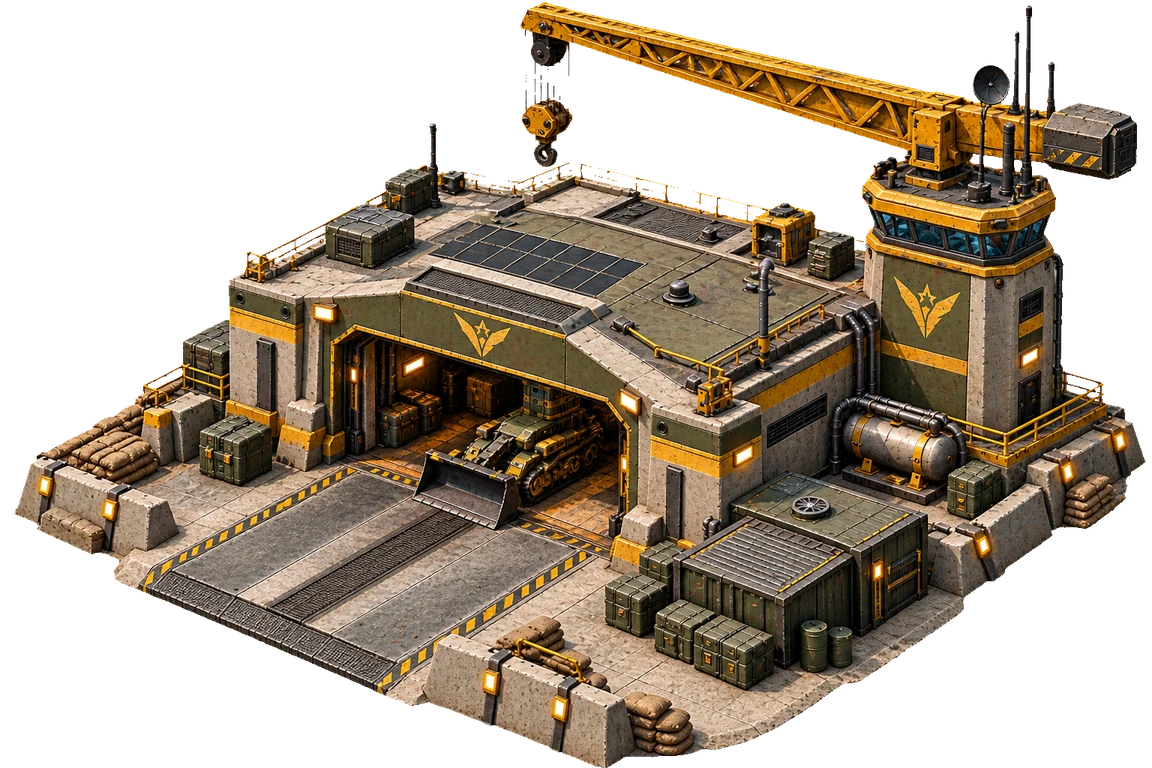
#> input picture game/art/S01-vanguard.webp, 1152 x 768 px; its folder holds only this picture in this run
$ python process_batch.py S01-vanguard.webp S02-vanguard.webp 1.0
#> lines starting #> are read from the running program, lines starting #| are printed output that depends on the picture; after the words box and inside, x2 and y2 are one past the last pixel; in counts of white or black regions, pixels touching at a corner belong together
"""Cut a white-background building image (from the ChatGPT PDFs) out and print its ART entry.

usage: python3 process_batch.py <input.jpg> <name> <fit_tiles>
The pictures are isometric. fit_tiles is the footprint width the picture's base should span
(the base is drawn exactly that wide). ax, ay = midpoint of the base's left and right corners.
"""
import os
import sys

import numpy as np
from PIL import Image, ImageDraw, ImageFilter

src, name, fit = sys.argv[1], sys.argv[2], float(sys.argv[3])
here = os.path.dirname(os.path.abspath(__file__))
im = Image.open(src).convert('RGB')
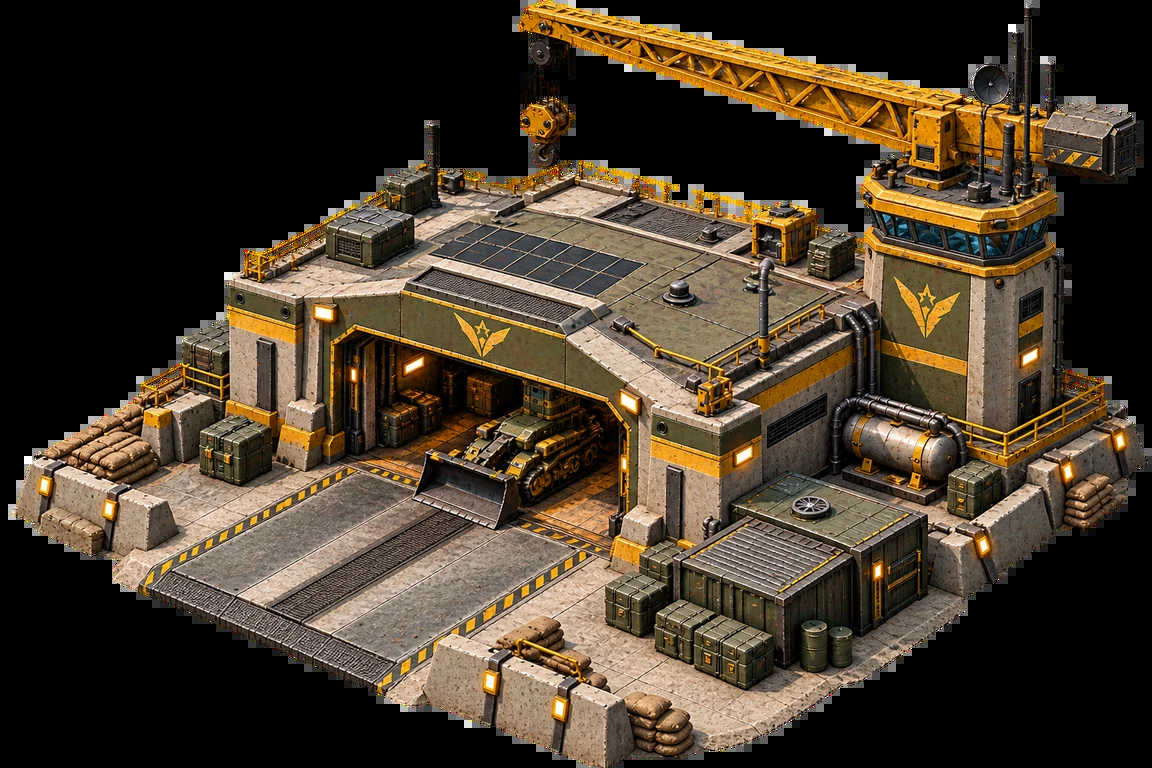
#> im: PIL image 1152x768 RGB; mean R, G, B 70.5, 58.1, 42.5
im.save(os.path.join(here, 'source', f'{name}-original.png'))
a = np.array(im).astype(np.int16)
mn, mx = a.min(axis=2), a.max(axis=2)
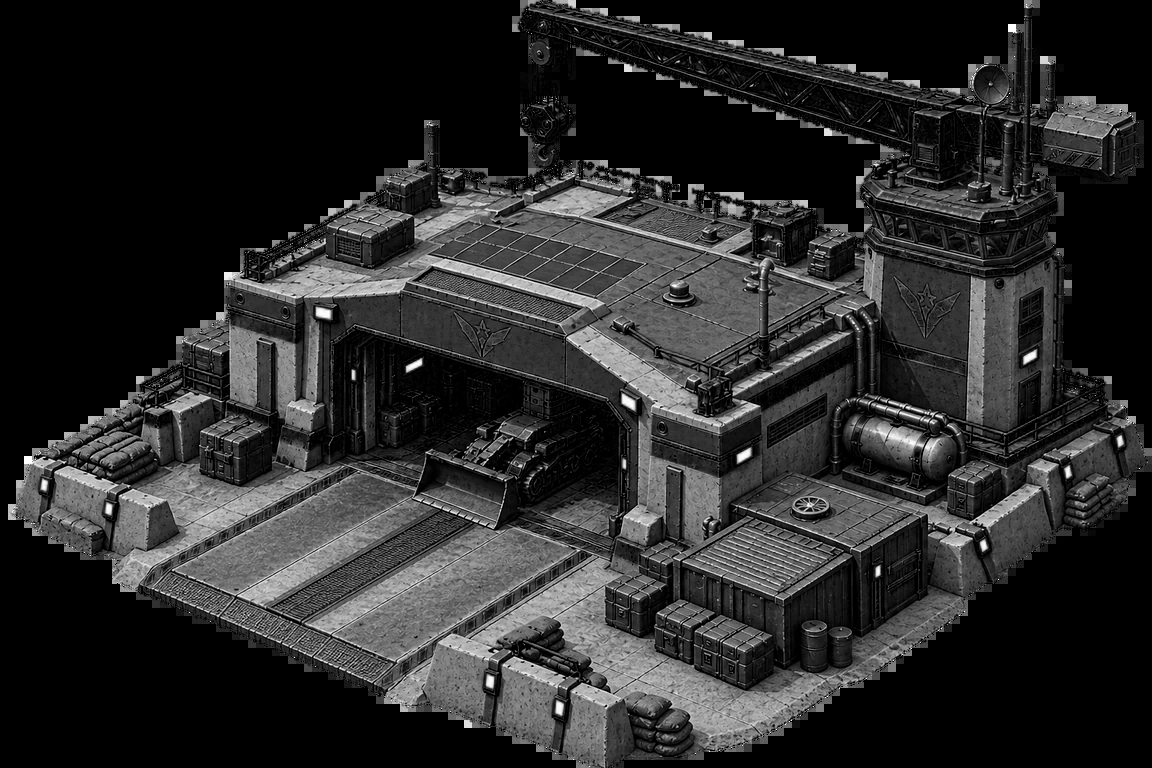
#> mn: shape (768, 1152) int16; min 0, max 255, mean 42.3
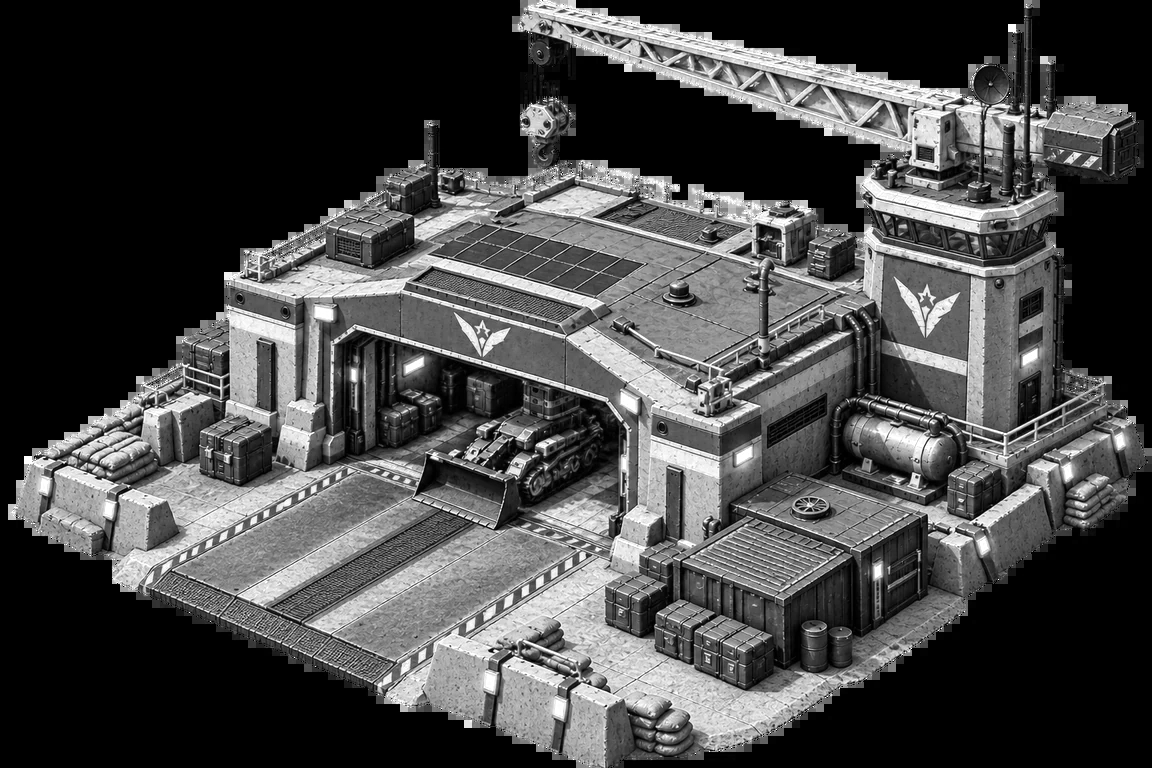
#> mx: shape (768, 1152) int16; min 0, max 255, mean 70.7
bgish = ((mn > 228) & (mx - mn < 22)).astype(np.uint8) * 255   # near-white, unsaturated
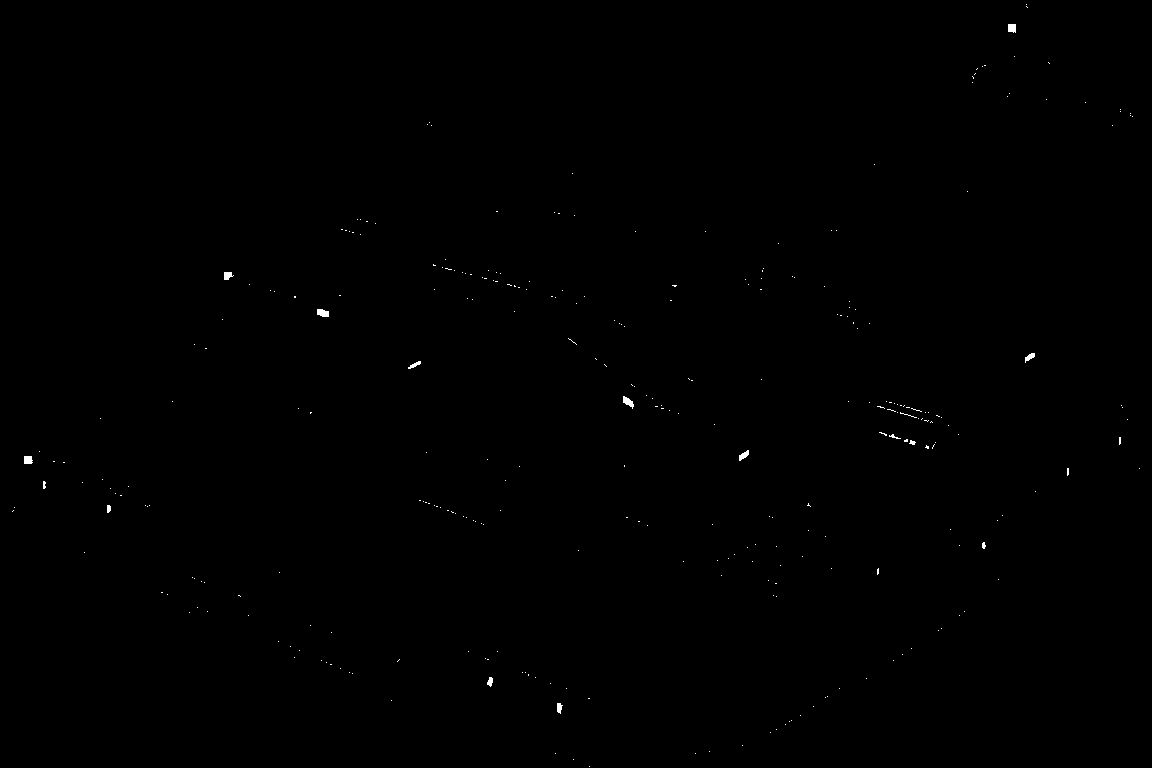
#> bgish: shape (768, 1152); 0.14% white; 306 white regions (291 under 20 px), largest, box (x1, y1, x2, y2) and area: (317, 309, 329, 317) 78, (623, 396, 634, 409) 74, (1008, 24, 1016, 33) 66
m = Image.fromarray(bgish).copy()   # copy: floodfill does nothing on an array-backed image
w, h = m.size
#> w = 1152; h = 768
for x in range(0, w, 8):                                        # flood the background in from every edge
    for y in (0, h - 1):
        if m.getpixel((x, y)) == 255: ImageDraw.floodfill(m, (x, y), 128)
for y in range(0, h, 8):
    for x in (0, w - 1):
        if m.getpixel((x, y)) == 255: ImageDraw.floodfill(m, (x, y), 128)
fg = Image.fromarray(((np.array(m) != 128) * 255).astype(np.uint8)).filter(ImageFilter.MinFilter(3))
#> fg: PIL image 1152x768 L; every value is 255
rgba = im.convert('RGBA'); rgba.putalpha(fg)
rgba = rgba.crop(fg.getbbox())
W = min(1024, rgba.width)
#> W = 1024
rgba = rgba.resize((W, round(rgba.height * W / rgba.width)), Image.LANCZOS)
#> rgba: PIL image 1024x683 RGBA
al = np.array(rgba)[..., 3]; al = np.where(al >= 128, 255, 0).astype(np.uint8)
#> after `al = np.array(rgba)[..., 3]`: al: shape (683, 1024); every value is 255
rgba.putalpha(Image.fromarray(al))
rgba.save(os.path.join(here, 'source', f'{name}-clean.png'))
rgba.save(os.path.join(here, f'{name}.webp'), 'WEBP', quality=88, method=6)

solid = al > 0
#> solid: shape (683, 1024) bool; every value is 1
ys, xs = np.where(solid)
top, bottom = ys.min(), ys.max()
#> top = 0; bottom = 682
# The base's left and right corners: the outermost columns in the lower half with a solid run of
# some height, so thin poles, lamps and flagpoles sticking out do not count.
y0 = int(bottom - (bottom - top) * 0.5)
#> y0 = 341
band = solid[y0:bottom + 1]
#> band: shape (342, 1024) bool; every value is 1
cols = np.where(band.sum(axis=0) >= max(8, band.shape[0] * 0.12))[0]
#> cols = 1024 values from 0 to 1023
left, right = cols.min(), cols.max()
#> left = 0; right = 1023
ly = y0 + np.where(band[:, left])[0].mean()
#> ly = 511.5
ry = y0 + np.where(band[:, right])[0].mean()
#> ry = 511.5
ppt = (right - left) / fit
#> ppt = 1023
print(f"{{ src: 'art/{name}.webp', w: {rgba.width}, h: {rgba.height}, ax: {round((left + right) / 2)}, ay: {round((ly + ry) / 2)}, ppt: {round(ppt)} }}")
#| { src: 'art/S02-vanguard.webp.webp', w: 1024, h: 683, ax: 512, ay: 512, ppt: 1023 }
